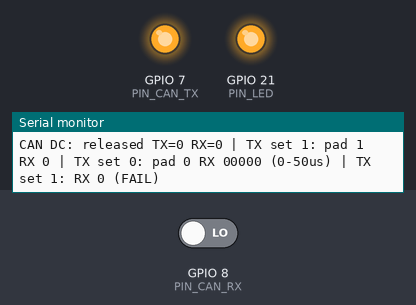
Recording of a program running on a simulated Seeed XIAO ESP32-S3. Shown: output pins drawn as LEDs (lit = HIGH), the last lines printed to the serial monitor. The inputs (shaded band) are chosen by the test bench; at power-on: GPIO 8 (PIN_CAN_RX) LOW. No CAN messages arrive unless stated; pins used as bus, display or sensor lines are not drawn.

Above: at 1.7 s.
At 8.83 s:
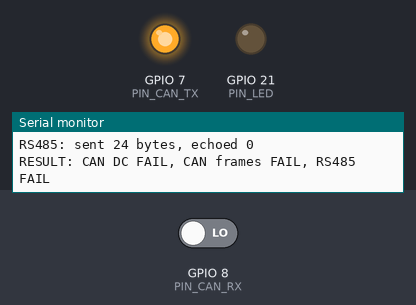
Timing chart, 0 to 9.1 s (numbered marks = the images above):
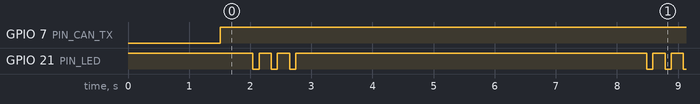

The program:

main.cpp
```cpp
// Carrier board bring-up test. Repeats every 5 s and reports over USB serial:
//  - idle levels on CAN RX (GPIO8) and RS485 RX (GPIO2)
//  - CAN: TWAI in no-ACK self-test mode. The controller reads its own frame back through the
//    transceiver (TX GPIO7 -> TJA1051 -> RX GPIO8), so a pass proves the transceiver path.
//  - RS485: driver enabled (DE GPIO4), bytes sent on UART1 TX (GPIO1). ~RE is tied low, so the
//    receiver always listens and the bytes should echo back on RX (GPIO2).
// No external wiring needed. Both transceivers run from the carrier's 5 V rail, which is only
// powered from the NMEA 2000 terminal (12 V), not from USB.
#include <Arduino.h>
#include "driver/twai.h"

static const int PIN_CAN_TX = 7;
static const int PIN_CAN_RX = 8;
static const int PIN_485_TX = 1;
static const int PIN_485_RX = 2;
static const int PIN_485_DE = 4;
static const int PIN_LED = 21;  // XIAO user LED, active low

// DC loopback: drive CAN TX as a plain GPIO and read RX. Independent of bit timing and
// termination. The TJA1051's TXD dominant time-out releases a long dominant, so RX is
// sampled right after TX goes low.
static bool testCanDc() {
  // Reset both pins so no peripheral (TWAI from a previous round) is still routed to them.
  gpio_reset_pin((gpio_num_t)PIN_CAN_TX);
  gpio_reset_pin((gpio_num_t)PIN_CAN_RX);
  gpio_set_direction((gpio_num_t)PIN_CAN_RX, GPIO_MODE_INPUT);
  // Pull-down on RX: a high reading then proves the TJA1051's RXD is driving the line. With no
  // pull (or the pull-up gpio_reset_pin() enables), an open RX joint reads as a healthy idle
  // high. That hid an unsoldered D9 on the first board.
  gpio_set_pull_mode((gpio_num_t)PIN_CAN_RX, GPIO_PULLDOWN_ONLY);
  // TX released (input, no pull): the TJA1051's internal TXD pull-up should hold it recessive.
  gpio_set_direction((gpio_num_t)PIN_CAN_TX, GPIO_MODE_INPUT);
  gpio_set_pull_mode((gpio_num_t)PIN_CAN_TX, GPIO_FLOATING);
  delayMicroseconds(200);
  int txFloat = gpio_get_level((gpio_num_t)PIN_CAN_TX), rxFloat = gpio_get_level((gpio_num_t)PIN_CAN_RX);
  // Drive TX with readback of the pad itself.
  gpio_set_direction((gpio_num_t)PIN_CAN_TX, GPIO_MODE_INPUT_OUTPUT);
  gpio_set_level((gpio_num_t)PIN_CAN_TX, 1);
  delayMicroseconds(200);
  int txHi = gpio_get_level((gpio_num_t)PIN_CAN_TX), rxHi = gpio_get_level((gpio_num_t)PIN_CAN_RX);
  gpio_set_level((gpio_num_t)PIN_CAN_TX, 0);
  int rxLo[5];
  int txLo = 0;
  for (int i = 0; i < 5; i++) {  // samples at ~0, 5, 10, 20, 50 us
    static const int at[5] = {0, 5, 10, 20, 50};
    static int last = 0;
    if (i == 0) last = 0;
    delayMicroseconds(at[i] - last);
    last = at[i];
    rxLo[i] = gpio_get_level((gpio_num_t)PIN_CAN_RX);
    if (i == 2) txLo = gpio_get_level((gpio_num_t)PIN_CAN_TX);
  }
  gpio_set_level((gpio_num_t)PIN_CAN_TX, 1);
  delayMicroseconds(200);
  int rxAfter = gpio_get_level((gpio_num_t)PIN_CAN_RX);
  gpio_set_pull_mode((gpio_num_t)PIN_CAN_RX, GPIO_FLOATING);
  bool pass = txHi == 1 && txLo == 0 && rxHi == 1 && rxLo[3] == 0 && rxAfter == 1;
  Serial.printf("CAN DC: released TX=%d RX=%d | TX set 1: pad %d RX %d | TX set 0: pad %d RX %d%d%d%d%d (0-50us) | TX set 1: RX %d %s\n",
                txFloat, rxFloat, txHi, rxHi, txLo, rxLo[0], rxLo[1], rxLo[2], rxLo[3], rxLo[4], rxAfter,
                pass ? "(ok)" : "(FAIL)");
  return pass;
}

static bool testCan() {
  twai_general_config_t g = TWAI_GENERAL_CONFIG_DEFAULT((gpio_num_t)PIN_CAN_TX, (gpio_num_t)PIN_CAN_RX, TWAI_MODE_NO_ACK);
  twai_timing_config_t t = TWAI_TIMING_CONFIG_250KBITS();
  twai_filter_config_t f = TWAI_FILTER_CONFIG_ACCEPT_ALL();
  if (twai_driver_install(&g, &t, &f) != ESP_OK) { Serial.println("CAN: driver install failed"); return false; }
  twai_start();

  int ok = 0;
  const int N = 10;
  for (int i = 0; i < N; i++) {
    twai_message_t tx = {};
    tx.identifier = 0x123;
    tx.data_length_code = 8;
    tx.self = 1;  // self-reception request
    for (int b = 0; b < 8; b++) tx.data[b] = (uint8_t)(i * 8 + b);
    if (twai_transmit(&tx, pdMS_TO_TICKS(50)) != ESP_OK) continue;
    twai_message_t rx;
    if (twai_receive(&rx, pdMS_TO_TICKS(50)) == ESP_OK && rx.identifier == tx.identifier &&
        memcmp(rx.data, tx.data, 8) == 0) ok++;
  }
  twai_status_info_t s;
  twai_get_status_info(&s);
  Serial.printf("CAN: %d/%d frames looped back; state %d (0 stopped,1 running,2 bus-off,3 recovering) TEC %lu REC %lu bus_err %lu\n",
                ok, N, (int)s.state, (unsigned long)s.tx_error_counter, (unsigned long)s.rx_error_counter,
                (unsigned long)s.bus_error_count);
  twai_stop();
  twai_driver_uninstall();
  // Leave TX recessive: after uninstall the pin can stay routed to the stopped controller.
  pinMode(PIN_CAN_TX, OUTPUT);
  digitalWrite(PIN_CAN_TX, HIGH);
  return ok == N;
}

static bool test485() {
  Serial1.begin(38400, SERIAL_8N1, PIN_485_RX, PIN_485_TX);
  while (Serial1.available()) Serial1.read();
  const char msg[] = "!BRINGUP,0123456789*00\r\n";
  const size_t n = sizeof(msg) - 1;
  digitalWrite(PIN_485_DE, HIGH);
  delayMicroseconds(50);
  Serial1.write((const uint8_t *)msg, n);
  Serial1.flush();  // wait until the last bit has left
  digitalWrite(PIN_485_DE, LOW);
  delay(20);
  char got[64];
  size_t m = 0;
  while (Serial1.available() && m < sizeof(got) - 1) got[m++] = (char)Serial1.read();
  got[m] = 0;
  bool pass = (m == n) && memcmp(got, msg, n) == 0;
  Serial.printf("RS485: sent %u bytes, echoed %u%s\n", (unsigned)n, (unsigned)m, pass ? " (match)" : (m ? " (MISMATCH)" : ""));
  Serial1.end();
  return pass;
}

#ifdef TXD_SQUARE
// Meter-friendly mode: 10 kHz 50 % square wave on CAN TX. Each low lasts 50 us, well under the
// TJA1051's 0.3 ms minimum TXD dominant time-out, so the transmitter keeps driving. A DC meter
// then reads averages: TXD ~VIO/2; CANH above and CANL below their 2.6 V recessive level if the
// transmitter drives. RX is sampled continuously and the share of low samples is printed.
void setup() {
  pinMode(PIN_LED, OUTPUT);
  pinMode(PIN_485_DE, OUTPUT);
  digitalWrite(PIN_485_DE, LOW);
  Serial.begin(115200);
  delay(1500);
  gpio_reset_pin((gpio_num_t)PIN_CAN_TX);
  gpio_reset_pin((gpio_num_t)PIN_CAN_RX);
  gpio_set_direction((gpio_num_t)PIN_CAN_RX, GPIO_MODE_INPUT);
  gpio_set_direction((gpio_num_t)PIN_CAN_TX, GPIO_MODE_INPUT_OUTPUT);  // output with pad readback
  gpio_set_level((gpio_num_t)PIN_CAN_TX, 1);
}

// Software square wave: 50 us low, 50 us high. RX and the TX pad are sampled in the middle of
// each half. Interrupts stretch the odd half-period; the meter average is barely affected.
// The RX pull is set explicitly before each 1 s measurement and cycles up -> down -> none.
// (gpio_reset_pin() enables the pull-up, so it must never be left implicit.) A connected,
// working RXD output overrides the weak internal pull and toggles with TX; an RX line that
// is open between U2 pin 4 and the XIAO just follows the pull.
void loop() {
  static const gpio_pull_mode_t pulls[3] = {GPIO_PULLUP_ONLY, GPIO_PULLDOWN_ONLY, GPIO_FLOATING};
  static const char *names[3] = {"UP", "DOWN", "none"};
  static int round = 0;
  const char *rxPullName = names[round % 3];
  gpio_set_pull_mode((gpio_num_t)PIN_CAN_RX, pulls[round % 3]);
  round++;
  delay(2);
  uint32_t periods = 0, txLowOk = 0, txHighOk = 0, rxLowWhenTxLow = 0, rxHighWhenTxHigh = 0;
  uint32_t t0 = millis();
  while (millis() - t0 < 1000) {
    gpio_set_level((gpio_num_t)PIN_CAN_TX, 0);
    delayMicroseconds(25);
    if (gpio_get_level((gpio_num_t)PIN_CAN_TX) == 0) txLowOk++;
    if (gpio_get_level((gpio_num_t)PIN_CAN_RX) == 0) rxLowWhenTxLow++;
    delayMicroseconds(25);
    gpio_set_level((gpio_num_t)PIN_CAN_TX, 1);
    delayMicroseconds(25);
    if (gpio_get_level((gpio_num_t)PIN_CAN_TX) == 1) txHighOk++;
    if (gpio_get_level((gpio_num_t)PIN_CAN_RX) == 1) rxHighWhenTxHigh++;
    delayMicroseconds(25);
    periods++;
  }
  Serial.printf("[RX pull %s] TXD square ~10 kHz, %lu periods: TX pad follows low %lu / high %lu; RX low while TX low %lu, RX high while TX high %lu\n",
                rxPullName, (unsigned long)periods, (unsigned long)txLowOk, (unsigned long)txHighOk,
                (unsigned long)rxLowWhenTxLow, (unsigned long)rxHighWhenTxHigh);
  digitalWrite(PIN_LED, !digitalRead(PIN_LED));
}
#else
void setup() {
  pinMode(PIN_LED, OUTPUT);
  digitalWrite(PIN_LED, HIGH);
  pinMode(PIN_485_DE, OUTPUT);
  digitalWrite(PIN_485_DE, LOW);
  Serial.begin(115200);
  delay(1500);
  Serial.println("\ncarrier bring-up test");
}

void loop() {
  pinMode(PIN_CAN_RX, INPUT);
  pinMode(PIN_485_RX, INPUT);
  delay(5);
  Serial.printf("--- %lu s: idle levels CAN RX(GPIO8)=%d  RS485 RX(GPIO2)=%d (1 = recessive/idle)\n",
                millis() / 1000, digitalRead(PIN_CAN_RX), digitalRead(PIN_485_RX));
  bool dc = testCanDc();
  bool can = testCan();
  bool rs = test485();
  Serial.printf("RESULT: CAN DC %s, CAN frames %s, RS485 %s\n", dc ? "PASS" : "FAIL", can ? "PASS" : "FAIL",
                rs ? "PASS" : "FAIL");
  can = can && dc;
  // LED: one blink = both pass, three = something failed
  int blinks = (can && rs) ? 1 : 3;
  for (int i = 0; i < blinks; i++) { digitalWrite(PIN_LED, LOW); delay(100); digitalWrite(PIN_LED, HIGH); delay(200); }
  delay(5000);
}
#endif
```

Measured:
- by itself, GPIO 7 (PIN_CAN_TX): LOW → HIGH at 1.5 s
- by itself, GPIO 21 (PIN_LED): repeats every 6.4 s: 2 × (HIGH 0.20 s, LOW 0.10 s), HIGH 5.7 s, LOW 0.10 s
- by itself, everything shown: repeats every 6.4 s, in 6 steps
